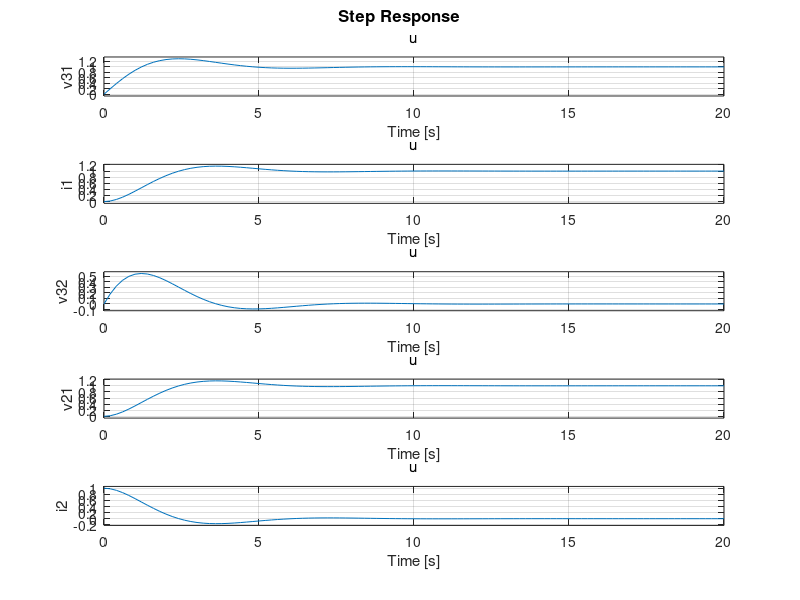

MATLAB code to generate this figure:
%% State space example for Lectures 13 and 14
% define some values for capacitancem inductance and resitance
Cap = 1; L = 1; R = 1;
%% Define state space model and label states inputs and outputs
A = [0 -1/Cap; 1/L -R/L];
B = [1/Cap; 0];
C = [1 0; 0 1; 1 -R; 0 R; 0 -1];
D = [0; 0; 0; 0; 1];
circ_ss = ss(A, B, C, D, ...
'statename',{'v31' 'i1'}, 'inputname', 'u', 'outputname', {'v31' 'i1' 'v32' 'v21' 'i2'});
%% Show model
circ_ss
%% Plot a step response
step(circ_ss)
%% Convert to transfer function matrix
circ_tf=tf(circ_ss)
